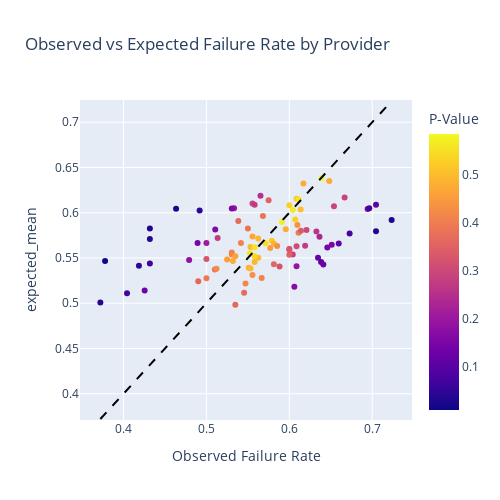

Notebook code for this chart:
### Code cell
fig = px.scatter(empirical_null_covariate_test, 
    x="observed_failure_rate", 
    y="expected_mean", 
    color="p_value", 
    title="Observed vs Expected Failure Rate by Provider",
    labels={"observed_failure_rate": "Observed Failure Rate", "p_value": "P-Value"}
)

# Add identity line (y = x)
min_val = min(empirical_null_covariate_test["observed_failure_rate"].min(), empirical_null_covariate_test["expected_mean"].min())
max_val = max(empirical_null_covariate_test["observed_failure_rate"].max(), empirical_null_covariate_test["expected_mean"].max())
fig.add_shape(type="line", x0=min_val, y0=min_val, x1=max_val, y1=max_val, line=dict(color="black", dash="dash"))
fig.update_layout(height=500, width=500)
fig.show()
